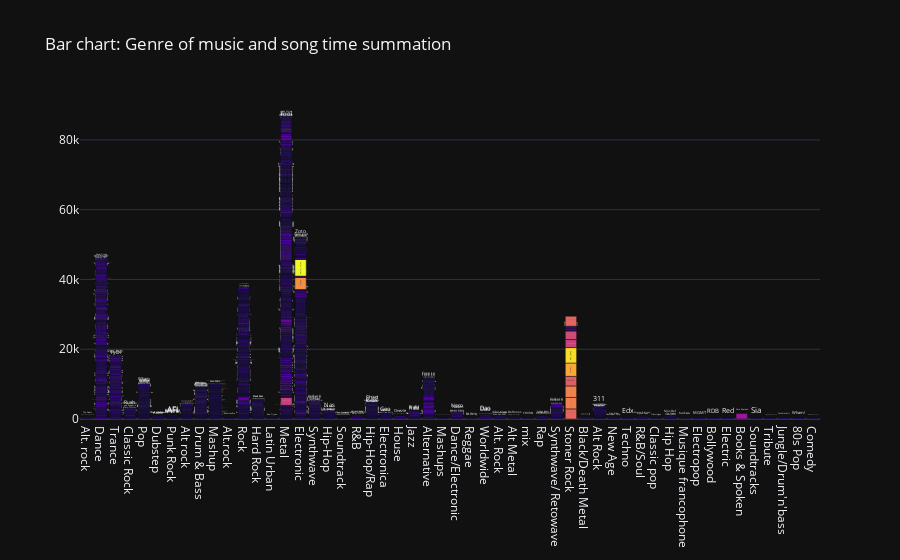

The notebook cell saved with this chart:
### Code cell
x= df2['Genre']
y= df2['Time']

fig = go.Figure()
fig.add_trace(go.Bar(x= x,
                         y= y,
                         marker_color= df['Time'],
                         text= df['Artist'],
                         ))

fig.update_layout(title='Bar chart: Genre of music and song time summation')
fig.layout.template='plotly_dark'
fig.show()

### Figure 1 — Plotly figure (JSON) as saved in the notebook; plotly's stock layout.template omitted (floating-point values rounded to 4 significant figures; data arrays with more than 128 entries replaced by an {"elided": "..."} marker saying what was removed)
{"data": [{"marker": {"color": {"elided": "1167 int values"}}, "text": {"elided": "1167 str values"}, "type": "bar", "x": {"elided": "1167 str values"}, "y": {"elided": "1167 int values"}}], "layout": {"title": {"text": "Bar chart: Genre of music and song time summation"}}}
